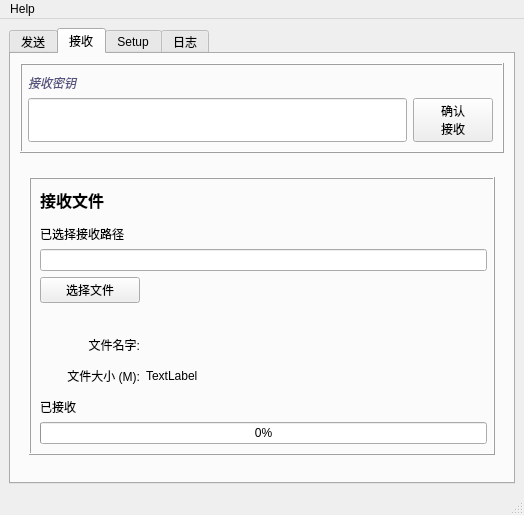
<?xml version="1.0" encoding="UTF-8"?>
<ui version="4.0">
 <class>MainWindow</class>
 <widget class="QMainWindow" name="MainWindow">
  <property name="geometry">
   <rect>
    <x>0</x>
    <y>0</y>
    <width>524</width>
    <height>515</height>
   </rect>
  </property>
  <property name="windowTitle">
   <string>MainWindow</string>
  </property>
  <widget class="QWidget" name="centralwidget">
   <property name="sizePolicy">
    <sizepolicy hsizetype="Expanding" vsizetype="Expanding">
     <horstretch>0</horstretch>
     <verstretch>0</verstretch>
    </sizepolicy>
   </property>
   <layout class="QGridLayout" name="gridLayout_2">
    <item row="0" column="0">
     <layout class="QVBoxLayout" name="verticalLayout_3">
      <item>
       <widget class="QTabWidget" name="tabWidget">
        <property name="tabPosition">
         <enum>QTabWidget::North</enum>
        </property>
        <property name="tabShape">
         <enum>QTabWidget::Rounded</enum>
        </property>
        <property name="currentIndex">
         <number>1</number>
        </property>
        <property name="iconSize">
         <size>
          <width>32</width>
          <height>32</height>
         </size>
        </property>
        <widget class="QWidget" name="tabTransmit">
         <attribute name="icon">
          <iconset>
           <normaloff>:/newPrefix/icons/mail-outbox.png</normaloff>:/newPrefix/icons/mail-outbox.png</iconset>
         </attribute>
         <attribute name="title">
          <string>发送</string>
         </attribute>
         <layout class="QGridLayout" name="gridLayout_8">
          <item row="0" column="0">
           <widget class="QWidget" name="verticalWidget" native="true">
            <layout class="QVBoxLayout" name="verticalLayout">
             <property name="leftMargin">
              <number>6</number>
             </property>
             <property name="topMargin">
              <number>6</number>
             </property>
             <property name="rightMargin">
              <number>6</number>
             </property>
             <property name="bottomMargin">
              <number>6</number>
             </property>
             <item>
              <widget class="QFrame" name="frame">
               <property name="sizePolicy">
                <sizepolicy hsizetype="Preferred" vsizetype="Preferred">
                 <horstretch>0</horstretch>
                 <verstretch>2</verstretch>
                </sizepolicy>
               </property>
               <property name="frameShape">
                <enum>QFrame::Box</enum>
               </property>
               <property name="frameShadow">
                <enum>QFrame::Raised</enum>
               </property>
               <layout class="QGridLayout" name="gridLayout_13">
                <item row="0" column="0" colspan="3">
                 <widget class="QLabel" name="label_3">
                  <property name="sizePolicy">
                   <sizepolicy hsizetype="Preferred" vsizetype="Preferred">
                    <horstretch>0</horstretch>
                    <verstretch>1</verstretch>
                   </sizepolicy>
                  </property>
                  <property name="font">
                   <font>
                    <family>Arial Narrow</family>
                    <pointsize>9</pointsize>
                    <weight>9</weight>
                    <italic>true</italic>
                    <bold>false</bold>
                   </font>
                  </property>
                  <property name="styleSheet">
                   <string notr="true">color: rgb(85, 85, 127);
font: 75 italic 9pt &quot;Arial Narrow&quot;;</string>
                  </property>
                  <property name="text">
                   <string>生成密钥</string>
                  </property>
                 </widget>
                </item>
                <item row="1" column="1">
                 <widget class="QLineEdit" name="txtSecretCode">
                  <property name="sizePolicy">
                   <sizepolicy hsizetype="Expanding" vsizetype="Expanding">
                    <horstretch>0</horstretch>
                    <verstretch>2</verstretch>
                   </sizepolicy>
                  </property>
                  <property name="font">
                   <font>
                    <pointsize>14</pointsize>
                   </font>
                  </property>
                  <property name="text">
                   <string/>
                  </property>
                  <property name="readOnly">
                   <bool>false</bool>
                  </property>
                  <property name="clearButtonEnabled">
                   <bool>true</bool>
                  </property>
                 </widget>
                </item>
               </layout>
              </widget>
             </item>
             <item>
              <widget class="QWidget" name="widget_2" native="true">
               <property name="sizePolicy">
                <sizepolicy hsizetype="Preferred" vsizetype="Preferred">
                 <horstretch>0</horstretch>
                 <verstretch>7</verstretch>
                </sizepolicy>
               </property>
               <layout class="QGridLayout" name="gridLayout_9">
                <property name="leftMargin">
                 <number>0</number>
                </property>
                <property name="rightMargin">
                 <number>0</number>
                </property>
                <property name="bottomMargin">
                 <number>0</number>
                </property>
                <item row="0" column="0">
                 <layout class="QHBoxLayout" name="horizontalLayout">
                  <item>
                   <widget class="QFrame" name="frame_3">
                    <property name="sizePolicy">
                     <sizepolicy hsizetype="Preferred" vsizetype="Preferred">
                      <horstretch>1</horstretch>
                      <verstretch>0</verstretch>
                     </sizepolicy>
                    </property>
                    <property name="frameShape">
                     <enum>QFrame::Box</enum>
                    </property>
                    <property name="frameShadow">
                     <enum>QFrame::Raised</enum>
                    </property>
                    <layout class="QGridLayout" name="gridLayout_12">
                     <property name="leftMargin">
                      <number>6</number>
                     </property>
                     <item row="2" column="0">
                      <spacer name="verticalSpacer">
                       <property name="orientation">
                        <enum>Qt::Vertical</enum>
                       </property>
                       <property name="sizeType">
                        <enum>QSizePolicy::Fixed</enum>
                       </property>
                       <property name="sizeHint" stdset="0">
                        <size>
                         <width>20</width>
                         <height>10</height>
                        </size>
                       </property>
                      </spacer>
                     </item>
                     <item row="17" column="1" colspan="3">
                      <spacer name="horizontalSpacer_3">
                       <property name="orientation">
                        <enum>Qt::Horizontal</enum>
                       </property>
                       <property name="sizeHint" stdset="0">
                        <size>
                         <width>40</width>
                         <height>20</height>
                        </size>
                       </property>
                      </spacer>
                     </item>
                     <item row="16" column="0" colspan="4">
                      <widget class="QProgressBar" name="progressSendFile">
                       <property name="value">
                        <number>0</number>
                       </property>
                      </widget>
                     </item>
                     <item row="9" column="1" colspan="3">
                      <spacer name="horizontalSpacer_2">
                       <property name="orientation">
                        <enum>Qt::Horizontal</enum>
                       </property>
                       <property name="sizeHint" stdset="0">
                        <size>
                         <width>40</width>
                         <height>20</height>
                        </size>
                       </property>
                      </spacer>
                     </item>
                     <item row="12" column="0">
                      <spacer name="verticalSpacer_3">
                       <property name="orientation">
                        <enum>Qt::Vertical</enum>
                       </property>
                       <property name="sizeHint" stdset="0">
                        <size>
                         <width>20</width>
                         <height>20</height>
                        </size>
                       </property>
                      </spacer>
                     </item>
                     <item row="15" column="0">
                      <widget class="QLabel" name="label_9">
                       <property name="text">
                        <string>已发送</string>
                       </property>
                      </widget>
                     </item>
                     <item row="17" column="0">
                      <widget class="QPushButton" name="btnSendFile">
                       <property name="text">
                        <string>发送</string>
                       </property>
                      </widget>
                     </item>
                     <item row="18" column="0" colspan="4">
                      <widget class="QWidget" name="widget_6" native="true">
                       <layout class="QHBoxLayout" name="horizontalLayout_5"/>
                      </widget>
                     </item>
                     <item row="9" column="0">
                      <widget class="QPushButton" name="btnBrowseFile">
                       <property name="text">
                        <string>选择文件</string>
                       </property>
                      </widget>
                     </item>
                     <item row="7" column="0" rowspan="2" colspan="4">
                      <widget class="QLineEdit" name="txtFileName"/>
                     </item>
                     <item row="1" column="0">
                      <widget class="QLabel" name="label_4">
                       <property name="font">
                        <font>
                         <pointsize>12</pointsize>
                         <weight>75</weight>
                         <bold>true</bold>
                        </font>
                       </property>
                       <property name="text">
                        <string>发送文件</string>
                       </property>
                      </widget>
                     </item>
                     <item row="13" column="0">
                      <widget class="QLabel" name="label_15">
                       <property name="layoutDirection">
                        <enum>Qt::LeftToRight</enum>
                       </property>
                       <property name="text">
                        <string>文件大小（M）:</string>
                       </property>
                       <property name="alignment">
                        <set>Qt::AlignRight|Qt::AlignTrailing|Qt::AlignVCenter</set>
                       </property>
                      </widget>
                     </item>
                     <item row="14" column="0">
                      <widget class="QLabel" name="label_19">
                       <property name="text">
                        <string/>
                       </property>
                      </widget>
                     </item>
                     <item row="13" column="1">
                      <widget class="QLabel" name="label_20">
                       <property name="text">
                        <string>214M</string>
                       </property>
                      </widget>
                     </item>
                     <item row="3" column="0">
                      <widget class="QLabel" name="label_8">
                       <property name="text">
                        <string>已选择发送路径</string>
                       </property>
                      </widget>
                     </item>
                    </layout>
                   </widget>
                  </item>
                 </layout>
                </item>
               </layout>
              </widget>
             </item>
            </layout>
           </widget>
          </item>
         </layout>
        </widget>
        <widget class="QWidget" name="tabReceive">
         <attribute name="icon">
          <iconset>
           <normaloff>:/newPrefix/icons/mail-receive.png</normaloff>:/newPrefix/icons/mail-receive.png</iconset>
         </attribute>
         <attribute name="title">
          <string>接收</string>
         </attribute>
         <layout class="QGridLayout" name="gridLayout_15">
          <item row="1" column="0">
           <widget class="QWidget" name="widget_4" native="true">
            <layout class="QVBoxLayout" name="verticalLayout_2">
             <item>
              <widget class="QWidget" name="widget_5" native="true">
               <property name="sizePolicy">
                <sizepolicy hsizetype="Preferred" vsizetype="Expanding">
                 <horstretch>0</horstretch>
                 <verstretch>7</verstretch>
                </sizepolicy>
               </property>
               <layout class="QHBoxLayout" name="horizontalLayout_3">
                <property name="leftMargin">
                 <number>0</number>
                </property>
                <property name="rightMargin">
                 <number>0</number>
                </property>
                <item>
                 <widget class="QFrame" name="frame_5">
                  <property name="sizePolicy">
                   <sizepolicy hsizetype="Preferred" vsizetype="Preferred">
                    <horstretch>1</horstretch>
                    <verstretch>0</verstretch>
                   </sizepolicy>
                  </property>
                  <property name="frameShape">
                   <enum>QFrame::Box</enum>
                  </property>
                  <property name="frameShadow">
                   <enum>QFrame::Raised</enum>
                  </property>
                  <layout class="QGridLayout" name="gridLayout_16">
                   <property name="rightMargin">
                    <number>6</number>
                   </property>
                   <item row="1" column="0" colspan="3">
                    <spacer name="verticalSpacer_5">
                     <property name="orientation">
                      <enum>Qt::Vertical</enum>
                     </property>
                     <property name="sizeHint" stdset="0">
                      <size>
                       <width>20</width>
                       <height>40</height>
                      </size>
                     </property>
                    </spacer>
                   </item>
                   <item row="13" column="0" colspan="3">
                    <widget class="QLabel" name="label_12">
                     <property name="text">
                      <string>已接收</string>
                     </property>
                    </widget>
                   </item>
                   <item row="6" column="0">
                    <widget class="QPushButton" name="btnBrowseFolder">
                     <property name="minimumSize">
                      <size>
                       <width>0</width>
                       <height>0</height>
                      </size>
                     </property>
                     <property name="maximumSize">
                      <size>
                       <width>100</width>
                       <height>16777215</height>
                      </size>
                     </property>
                     <property name="text">
                      <string>选择文件</string>
                     </property>
                    </widget>
                   </item>
                   <item row="2" column="0" colspan="3">
                    <widget class="QLabel" name="label_13">
                     <property name="text">
                      <string>已选择接收路径</string>
                     </property>
                    </widget>
                   </item>
                   <item row="9" column="0">
                    <widget class="QLabel" name="label_17">
                     <property name="text">
                      <string>文件名字:</string>
                     </property>
                     <property name="alignment">
                      <set>Qt::AlignRight|Qt::AlignTrailing|Qt::AlignVCenter</set>
                     </property>
                    </widget>
                   </item>
                   <item row="11" column="0">
                    <widget class="QLabel" name="label_18">
                     <property name="text">
                      <string>文件大小 (M):</string>
                     </property>
                     <property name="alignment">
                      <set>Qt::AlignRight|Qt::AlignTrailing|Qt::AlignVCenter</set>
                     </property>
                    </widget>
                   </item>
                   <item row="7" column="0" colspan="3">
                    <spacer name="verticalSpacer_4">
                     <property name="orientation">
                      <enum>Qt::Vertical</enum>
                     </property>
                     <property name="sizeHint" stdset="0">
                      <size>
                       <width>20</width>
                       <height>40</height>
                      </size>
                     </property>
                    </spacer>
                   </item>
                   <item row="0" column="0" colspan="3">
                    <widget class="QLabel" name="label_11">
                     <property name="font">
                      <font>
                       <pointsize>12</pointsize>
                       <weight>75</weight>
                       <bold>true</bold>
                      </font>
                     </property>
                     <property name="text">
                      <string>接收文件</string>
                     </property>
                    </widget>
                   </item>
                   <item row="12" column="0" colspan="3">
                    <spacer name="verticalSpacer_6">
                     <property name="orientation">
                      <enum>Qt::Vertical</enum>
                     </property>
                     <property name="sizeHint" stdset="0">
                      <size>
                       <width>20</width>
                       <height>40</height>
                      </size>
                     </property>
                    </spacer>
                   </item>
                   <item row="4" column="0" rowspan="2" colspan="3">
                    <widget class="QLineEdit" name="txtFolderName"/>
                   </item>
                   <item row="11" column="1">
                    <widget class="QLabel" name="label_14">
                     <property name="text">
                      <string>TextLabel</string>
                     </property>
                    </widget>
                   </item>
                   <item row="8" column="0" colspan="3">
                    <widget class="QLabel" name="label_16">
                     <property name="text">
                      <string/>
                     </property>
                    </widget>
                   </item>
                   <item row="14" column="0" colspan="3">
                    <widget class="QProgressBar" name="progressRecvFile">
                     <property name="value">
                      <number>0</number>
                     </property>
                    </widget>
                   </item>
                   <item row="10" column="1">
                    <spacer name="verticalSpacer_2">
                     <property name="orientation">
                      <enum>Qt::Vertical</enum>
                     </property>
                     <property name="sizeHint" stdset="0">
                      <size>
                       <width>20</width>
                       <height>40</height>
                      </size>
                     </property>
                    </spacer>
                   </item>
                   <item row="9" column="1" colspan="2">
                    <widget class="QLabel" name="label_5">
                     <property name="text">
                      <string/>
                     </property>
                    </widget>
                   </item>
                  </layout>
                 </widget>
                </item>
               </layout>
              </widget>
             </item>
            </layout>
           </widget>
          </item>
          <item row="0" column="0">
           <widget class="QFrame" name="frame_4">
            <property name="sizePolicy">
             <sizepolicy hsizetype="Preferred" vsizetype="Preferred">
              <horstretch>0</horstretch>
              <verstretch>2</verstretch>
             </sizepolicy>
            </property>
            <property name="frameShape">
             <enum>QFrame::Box</enum>
            </property>
            <property name="frameShadow">
             <enum>QFrame::Raised</enum>
            </property>
            <layout class="QGridLayout" name="gridLayout_14">
             <property name="leftMargin">
              <number>6</number>
             </property>
             <item row="1" column="2">
              <widget class="QPushButton" name="btnSetCodeRecv">
               <property name="sizePolicy">
                <sizepolicy hsizetype="Minimum" vsizetype="Expanding">
                 <horstretch>0</horstretch>
                 <verstretch>0</verstretch>
                </sizepolicy>
               </property>
               <property name="text">
                <string>确认
接收</string>
               </property>
               <property name="icon">
                <iconset>
                 <normaloff>:/newPrefix/icons/lock-6.png</normaloff>:/newPrefix/icons/lock-6.png</iconset>
               </property>
               <property name="iconSize">
                <size>
                 <width>32</width>
                 <height>32</height>
                </size>
               </property>
              </widget>
             </item>
             <item row="0" column="0">
              <widget class="QLabel" name="label_10">
               <property name="sizePolicy">
                <sizepolicy hsizetype="Preferred" vsizetype="Preferred">
                 <horstretch>0</horstretch>
                 <verstretch>1</verstretch>
                </sizepolicy>
               </property>
               <property name="font">
                <font>
                 <family>Arial Narrow</family>
                 <pointsize>9</pointsize>
                 <weight>9</weight>
                 <italic>true</italic>
                 <bold>false</bold>
                </font>
               </property>
               <property name="styleSheet">
                <string notr="true">font: 75 italic 9pt &quot;Arial Narrow&quot;;
color: rgb(85, 85, 127);</string>
               </property>
               <property name="text">
                <string>接收密钥</string>
               </property>
              </widget>
             </item>
             <item row="1" column="0">
              <widget class="TabCompleteQLineEdit" name="txtSecretCodeRecv">
               <property name="sizePolicy">
                <sizepolicy hsizetype="Expanding" vsizetype="Expanding">
                 <horstretch>0</horstretch>
                 <verstretch>2</verstretch>
                </sizepolicy>
               </property>
               <property name="font">
                <font>
                 <pointsize>14</pointsize>
                </font>
               </property>
               <property name="focusPolicy">
                <enum>Qt::StrongFocus</enum>
               </property>
               <property name="text">
                <string/>
               </property>
               <property name="readOnly">
                <bool>false</bool>
               </property>
               <property name="clearButtonEnabled">
                <bool>true</bool>
               </property>
              </widget>
             </item>
            </layout>
           </widget>
          </item>
         </layout>
        </widget>
        <widget class="QWidget" name="tabSettings">
         <attribute name="icon">
          <iconset>
           <normaloff>:/newPrefix/icons/preferences-system-4.png</normaloff>:/newPrefix/icons/preferences-system-4.png</iconset>
         </attribute>
         <attribute name="title">
          <string>Setup</string>
         </attribute>
         <layout class="QGridLayout" name="gridLayout_3">
          <item row="0" column="0">
           <layout class="QGridLayout" name="gridLayout_7">
            <item row="1" column="0">
             <widget class="QWidget" name="widget_1" native="true">
              <property name="sizePolicy">
               <sizepolicy hsizetype="Preferred" vsizetype="Minimum">
                <horstretch>0</horstretch>
                <verstretch>0</verstretch>
               </sizepolicy>
              </property>
              <layout class="QGridLayout" name="gridLayout">
               <item row="0" column="0">
                <widget class="QPushButton" name="btnSaveSetup">
                 <property name="sizePolicy">
                  <sizepolicy hsizetype="Fixed" vsizetype="Fixed">
                   <horstretch>0</horstretch>
                   <verstretch>0</verstretch>
                  </sizepolicy>
                 </property>
                 <property name="minimumSize">
                  <size>
                   <width>250</width>
                   <height>0</height>
                  </size>
                 </property>
                 <property name="text">
                  <string>Salva</string>
                 </property>
                </widget>
               </item>
              </layout>
             </widget>
            </item>
            <item row="0" column="0">
             <widget class="QWidget" name="widget_7" native="true">
              <property name="sizePolicy">
               <sizepolicy hsizetype="Preferred" vsizetype="Expanding">
                <horstretch>0</horstretch>
                <verstretch>0</verstretch>
               </sizepolicy>
              </property>
              <layout class="QFormLayout" name="formLayout">
               <property name="horizontalSpacing">
                <number>20</number>
               </property>
               <property name="leftMargin">
                <number>100</number>
               </property>
               <property name="rightMargin">
                <number>100</number>
               </property>
               <item row="0" column="0">
                <widget class="QLabel" name="label">
                 <property name="text">
                  <string>Rendez-Vous relay:</string>
                 </property>
                </widget>
               </item>
               <item row="0" column="1">
                <widget class="QLineEdit" name="txtRelay">
                 <property name="sizePolicy">
                  <sizepolicy hsizetype="Expanding" vsizetype="Fixed">
                   <horstretch>0</horstretch>
                   <verstretch>0</verstretch>
                  </sizepolicy>
                 </property>
                 <property name="text">
                  <string notr="true"/>
                 </property>
                </widget>
               </item>
               <item row="1" column="0">
                <widget class="QLabel" name="label_7">
                 <property name="text">
                  <string>Transit relay:</string>
                 </property>
                </widget>
               </item>
               <item row="1" column="1">
                <widget class="QLineEdit" name="txtTransit"/>
               </item>
               <item row="2" column="0">
                <widget class="QLabel" name="label_2">
                 <property name="text">
                  <string>App ID:</string>
                 </property>
                </widget>
               </item>
               <item row="2" column="1">
                <widget class="QLineEdit" name="txtAppID"/>
               </item>
               <item row="3" column="0">
                <widget class="QLabel" name="label_6">
                 <property name="text">
                  <string>Lingua:</string>
                 </property>
                </widget>
               </item>
               <item row="3" column="1">
                <widget class="QComboBox" name="cmbLanguage">
                 <property name="sizePolicy">
                  <sizepolicy hsizetype="Fixed" vsizetype="Fixed">
                   <horstretch>0</horstretch>
                   <verstretch>0</verstretch>
                  </sizepolicy>
                 </property>
                 <property name="minimumSize">
                  <size>
                   <width>150</width>
                   <height>0</height>
                  </size>
                 </property>
                 <item>
                  <property name="text">
                   <string>Default sistema</string>
                  </property>
                 </item>
                </widget>
               </item>
              </layout>
             </widget>
            </item>
           </layout>
          </item>
         </layout>
        </widget>
        <widget class="QWidget" name="tab">
         <attribute name="icon">
          <iconset>
           <normaloff>:/newPrefix/icons/utilities-log_viewer.png</normaloff>:/newPrefix/icons/utilities-log_viewer.png</iconset>
         </attribute>
         <attribute name="title">
          <string>日志</string>
         </attribute>
         <layout class="QGridLayout" name="gridLayout_11">
          <item row="0" column="0">
           <widget class="QPlainTextEdit" name="txtLog">
            <property name="readOnly">
             <bool>true</bool>
            </property>
           </widget>
          </item>
         </layout>
        </widget>
       </widget>
      </item>
     </layout>
    </item>
   </layout>
  </widget>
  <widget class="QMenuBar" name="menubar">
   <property name="geometry">
    <rect>
     <x>0</x>
     <y>0</y>
     <width>524</width>
     <height>23</height>
    </rect>
   </property>
   <widget class="QMenu" name="menuHelp">
    <property name="title">
     <string>Help</string>
    </property>
    <addaction name="actionAbout"/>
   </widget>
   <addaction name="menuHelp"/>
  </widget>
  <widget class="QStatusBar" name="statusbar"/>
  <action name="actionWormhole">
   <property name="text">
    <string>Connetti wormhole</string>
   </property>
  </action>
  <action name="actionOpenFile">
   <property name="text">
    <string>Seleziona file...</string>
   </property>
  </action>
  <action name="actionQuit">
   <property name="text">
    <string>Esci</string>
   </property>
  </action>
  <action name="actionViewGraph">
   <property name="text">
    <string>Grafico stato...</string>
   </property>
  </action>
  <action name="actionAbout">
   <property name="text">
    <string>About...</string>
   </property>
  </action>
 </widget>
 <customwidgets>
  <customwidget>
   <class>TabCompleteQLineEdit</class>
   <extends>QLineEdit</extends>
   <header>custom_ui.TabCompleteQLineEdit</header>
  </customwidget>
 </customwidgets>
 <resources>
  <include location="../../../WormholeGui-master/international.qrc"/>
 </resources>
 <connections/>
</ui>
